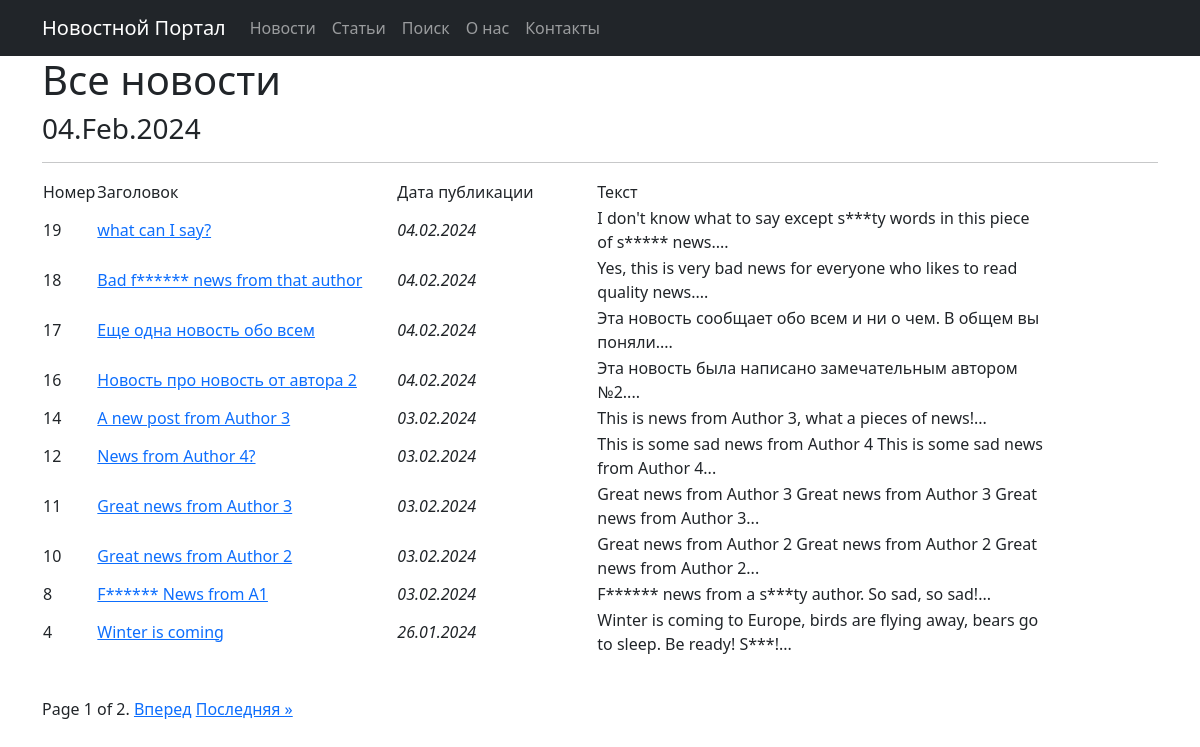
Page /news/ on the committed database.
### news/models.py (models this page shows, shortened)
class Post(models.Model):
    article = 'AR'
    news = 'NW'
    POST_GENRE = [
        (article, 'Статья'),
        (news, 'Новость')
    ]
    author = models.ForeignKey(Author, on_delete=models.CASCADE)
    post_genre = models.CharField(max_length=2, choices=POST_GENRE)
    post_title = models.CharField(max_length=128)
    post_text = models.TextField()
    post_rating = models.IntegerField(default=0)
    post_time = models.DateTimeField(auto_now_add=True)
    category = models.ManyToManyField(Category, through='PostCategory')
    def preview(self):
        words = self.post_text.split()
        preview_text = ' '.join(words[:20])
        return f"{preview_text}..."

### news/views.py (the view)
# urls.py: path('news/', NewsList.as_view(), name='news_list'),
class NewsList(ListView):
    model = Post
    ordering = '-post_time'
    template_name = 'news.html'
    context_object_name = 'posts'
    paginate_by = 10
    def get_queryset(self):
        queryset = super().get_queryset()
        return queryset.filter(post_genre='NW')

### news/templatetags/custom_filters.py (called while the page is built)
@register.filter
def format_time(value, format_string='d.m.Y'):
    return date(value, format_string)

@register.filter()
def censor(value):
    censored_value = value
    for word in censored_words:
        if len(word) > 1:
            replacement = word[0] + '*' * (len(word) - 1)
            censored_value = censored_value.replace(word.lower(), replacement.lower(), 1)
            censored_value = censored_value.replace(word.capitalize(), replacement.capitalize(), 1)
            censored_value = censored_value.replace(word.upper(), replacement.upper(), 1)
    return censored_value

### news/templatetags/custom_tags.py (called while the page is built)
@register.simple_tag()
def current_date(format_string='%d.%b.%Y'):
    return datetime.utcnow().strftime(format_string)

### templates/news.html (shortened to what this page needs)
{% extends 'flatpages/default.html' %}
{% load custom_filters %}!
{% load custom_tags %}
{% block content %}
<h1>Все новости</h1>
<h3>{% current_date '%d.%b.%Y' %}</h3>
   <hr>
   {% if posts %}
       <table>
           <tr>
               <td style="...">Номер</td>
               <td style="width:300px; text-align:left;">Заголовок</td>
               <td style="width:200px; text-align:left;">Дата публикации</td>
               <td style="width:450px; text-align:left;">Текст</td>
           </tr>
           {% for post in posts %}
           <tr>
               <td>{{ post.pk }}</td>
               <td><a href=" {% url 'post_detail' post_genre=post.post_genre pk=post.pk %}">{{ post.post_title|censor }}</a></td>
               <td><em>{{ post.post_time|format_time }}</em></td>
               <td>{{ post.preview|censor }}</td>
           </tr>
           {% endfor %}
       </table>
   {% else %}
       <h2>Новостей нет!</h2>
   {% endif %}
<p>&nbsp</p>
<div class="pagination">
    <span class="step-links">
        <span class="current">
            Page {{ page_obj.number }} of {{ page_obj.paginator.num_pages }}.
        </span>
        {% if page_obj.has_next %}
            <a href="?page={{ page_obj.next_page_number }}">Вперед</a>
            <a href="?page={{ page_obj.paginator.num_pages }}">Последняя &raquo;</a>
        {% endif %}
    </span>
</div>
{% endblock content %}

### rows in the picture
Post: pk "19", post_title|censor "what can I say?", post_time "04.02.2024", preview|censor "I don't know what to say except s***ty words in this piece of s***** news...."
Post: pk "18", post_title|censor "Bad f****** news from that author", post_time "04.02.2024", preview|censor "Yes, this is very bad news for everyone who likes to read quality news...."
Post: pk "17", post_title|censor "Еще одна новость обо всем", post_time "04.02.2024", preview|censor "Эта новость сообщает обо всем и ни о чем. В общем вы поняли...."
Post: pk "16", post_title|censor "Новость про новость от автора 2", post_time "04.02.2024", preview|censor "Эта новость была написано замечательным автором №2...."
Post: pk "14", post_title|censor "A new post from Author 3", post_time "03.02.2024", preview|censor "This is news from Author 3, what a pieces of news!..."
Post: pk "12", post_title|censor "News from Author 4?", post_time "03.02.2024", preview|censor "This is some sad news from Author 4 This is some sad news from Author 4..."
Post: pk "11", post_title|censor "Great news from Author 3", post_time "03.02.2024", preview|censor "Great news from Author 3 Great news from Author 3 Great news from Author 3..."
Post: pk "10", post_title|censor "Great news from Author 2", post_time "03.02.2024", preview|censor "Great news from Author 2 Great news from Author 2 Great news from Author 2..."
Post: pk "8", post_title|censor "F****** News from A1", post_time "03.02.2024", preview|censor "F****** news from a s***ty author. So sad, so sad!..."
Post: pk "4", post_title|censor "Winter is coming", post_time "26.01.2024", preview|censor "Winter is coming to Europe, birds are flying away, bears go to sleep. Be ready! S***!..."

### other values in the picture
{{ page_obj.number }} "1"
{{ page_obj.paginator.num_pages }} "2"
